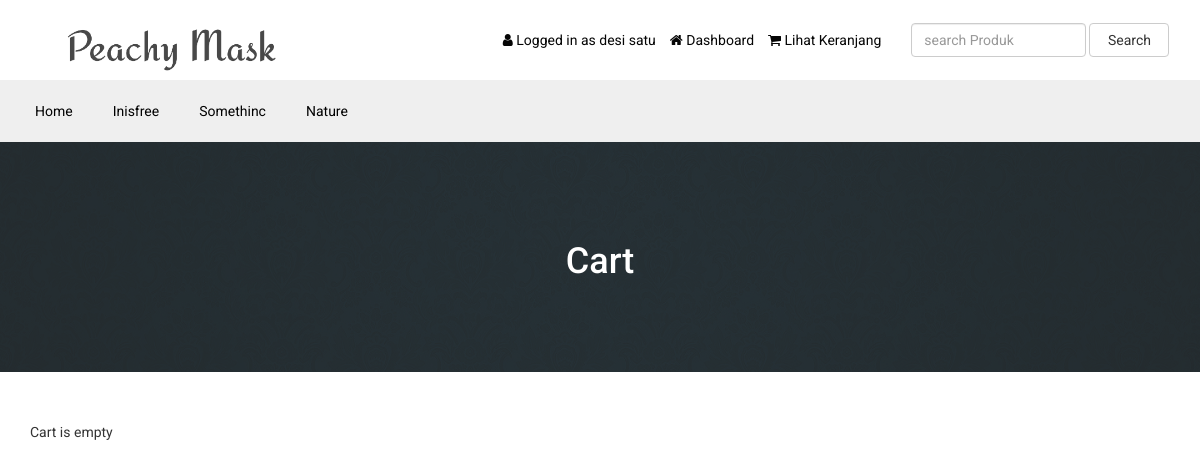
/masker/cart.php (signed in), run on the app's committed database.
### tables this page shows
CREATE TABLE `tbl_settings` (
  `id` int(11) NOT NULL,
  `logo` tinytext NOT NULL,
  `favicon` tinytext NOT NULL,
  `footer_about` text NOT NULL,
  `footer_copyright` text NOT NULL,
  `contact_address` text NOT NULL,
  `contact_email` tinytext NOT NULL,
  `contact_phone` tinytext NOT NULL,
  `contact_fax` tinytext NOT NULL,
  `contact_map_iframe` text NOT NULL,
  `receive_email` tinytext NOT NULL,
  `receive_email_subject` tinytext NOT NULL,
  `receive_email_thank_you_message` text NOT NULL,
  `forget_password_message` text NOT NULL,
  `total_recent_post_footer` int(10) NOT NULL,
  `total_popular_post_footer` int(10) NOT NULL,
  `total_recent_post_sidebar` int(11) NOT NULL,
  `total_popular_post_sidebar` int(11) NOT NULL,
  `total_featured_product_home` int(11) NOT NULL,
  `total_latest_product_home` int(11) NOT NULL,
  `total_popular_product_home` int(11) NOT NULL,
  `meta_title_home` text NOT NULL,
  `meta_keyword_home` text NOT NULL,
  `meta_description_home` text NOT NULL,
  `banner_login` tinytext NOT NULL,
  `banner_registration` tinytext NOT NULL,
  `banner_forget_password` tinytext NOT NULL,
  `banner_reset_password` tinytext NOT NULL,
  `banner_search` tinytext NOT NULL,
  `banner_cart` tinytext NOT NULL,
  `banner_checkout` tinytext NOT NULL,
  `banner_product_category` tinytext NOT NULL,
  `banner_blog` tinytext NOT NULL,
  `cta_title` tinytext NOT NULL,
  `cta_content` text NOT NULL,
  `cta_read_more_text` tinytext NOT NULL,
  `cta_read_more_url` tinytext NOT NULL,
  `cta_photo` tinytext NOT NULL,
  `featured_product_title` tinytext NOT NULL,
  `featured_product_subtitle` tinytext NOT NULL,
  `latest_product_title` tinytext NOT NULL,
  `latest_product_subtitle` tinytext NOT NULL,
  `popular_product_title` tinytext NOT NULL,
  `popular_product_subtitle` tinytext NOT NULL,
  `testimonial_title` tinytext NOT NULL,
  `testimonial_subtitle` tinytext NOT NULL,
  `testimonial_photo` tinytext NOT NULL,
  `blog_title` tinytext NOT NULL,
  `blog_subtitle` tinytext NOT NULL,
  `newsletter_text` text NOT NULL,
  `paypal_email` tinytext NOT NULL,
  `stripe_public_key` tinytext NOT NULL,
  `stripe_secret_key` tinytext NOT NULL,
  `bank_detail` text NOT NULL,
  `before_head` text NOT NULL,
  `before_body` text NOT NULL,
  `home_service_on_off` int(11) NOT NULL,
  `home_welcome_on_off` int(11) NOT NULL,
  `home_featured_product_on_off` int(11) NOT NULL,
  `home_latest_product_on_off` int(11) NOT NULL,
  `home_popular_product_on_off` int(11) NOT NULL,
  `home_testimonial_on_off` int(11) NOT NULL,
  `home_blog_on_off` int(11) NOT NULL,
  `newsletter_on_off` int(11) NOT NULL,
  `ads_above_welcome_on_off` int(1) NOT NULL,
  `ads_above_featured_product_on_off` int(1) NOT NULL,
  `ads_above_latest_product_on_off` int(1) NOT NULL,
  `ads_above_popular_product_on_off` int(1) NOT NULL,
  `ads_above_testimonial_on_off` int(1) NOT NULL,
  `ads_category_sidebar_on_off` int(1) NOT NULL
);

CREATE TABLE `tbl_top_category` (
  `tcat_id` int(11) NOT NULL,
  `tcat_name` tinytext NOT NULL,
  `show_on_menu` int(1) NOT NULL
);

### masker/cart.php (the view, shortened to what this page needs)
<?php require_once('header.php'); ?>
<?php
$statement = $pdo->prepare("SELECT * FROM tbl_settings WHERE id=1");
$statement->execute();
$result = $statement->fetchAll(PDO::FETCH_ASSOC);
foreach ($result as $row) {
    $banner_cart = $row['banner_cart'];
}
?>
<div class="page-banner" style="background-image: url(assets/uploads/<?php echo $banner_cart; ?>)">
    <div class="overlay"></div>
    <div class="page-banner-inner">
        <h1><?php echo LANG_VALUE_18; ?></h1>
    </div>
</div>
<div class="page">
	<div class="container">
		<div class="row">
			<div class="col-md-12">
                <?php if(!isset($_SESSION['cart_p_id'])): ?>
                    <?php echo 'Cart is empty'; ?>
                <?php endif; ?>
			</div>
		</div>
	</div>
</div>
<?php require_once('footer.php'); ?>

### masker/header.php (shortened to what this page needs)
<?php
include("admin/inc/config.php");
$statement = $pdo->prepare("SELECT * FROM tbl_settings WHERE id=1");
$statement->execute();
$result = $statement->fetchAll(PDO::FETCH_ASSOC);
foreach ($result as $row)
{
	$logo = $row['logo'];
}
?>
<!DOCTYPE html>
<html lang="en">
<head>
	<link rel="stylesheet" href="assets/css/bootstrap.min.css">
	<link rel="stylesheet" href="assets/css/font-awesome.min.css">
	<link rel="stylesheet" href="assets/css/owl.carousel.min.css">
	<link rel="stylesheet" href="assets/css/owl.theme.default.min.css">
	<link rel="stylesheet" href="assets/css/jquery.bxslider.min.css">
    <link rel="stylesheet" href="assets/css/magnific-popup.css">
    <link rel="stylesheet" href="assets/css/rating.css">
	<link rel="stylesheet" href="assets/css/spacing.css">
	<link rel="stylesheet" href="assets/css/bootstrap-touch-slider.css">
	<link rel="stylesheet" href="assets/css/animate.min.css">
	<link rel="stylesheet" href="assets/css/tree-menu.css">
	<link rel="stylesheet" href="assets/css/select2.min.css">
	<link rel="stylesheet" href="assets/css/main.css">
	<link rel="stylesheet" href="assets/css/responsive.css">
</head>
<body>
<div class="header">
	<div class="container">
		<div class="row inner">
			<div class="col-md-4 logo">
				<a href="index.php"><img src="assets/uploads/<?php echo $logo; ?>" alt="logo image"></a>
			</div>
			<div class="col-md-5 right">
				<ul>
					<?php
					if(isset($_SESSION['customer'])) {
						?>
						<li><i class="fa fa-user"></i> <?php echo LANG_VALUE_13; ?> <?php echo $_SESSION['customer']['cust_name']; ?></li>
						<li><a href="dashboard.php"><i class="fa fa-home"></i> <?php echo LANG_VALUE_89; ?></a></li>
						<?php
					} else {
						?>
						<li><a href="login.php"><i class="fa fa-sign-in"></i> <?php echo LANG_VALUE_9; ?></a></li>
						<li><a href="registration.php"><i class="fa fa-user-plus"></i> <?php echo LANG_VALUE_15; ?></a></li>
						<?php
					}
					?>
					<li><a href="cart.php"><i class="fa fa-shopping-cart"></i> <?php echo LANG_VALUE_19; ?>
					</a></li>
				</ul>
			</div>
			<div class="col-md-3 search-area">
				<form class="navbar-form navbar-left" role="search" action="search-result.php" method="get">
					<div class="form-group">
						<input type="text" class="form-control search-top" placeholder="<?php echo LANG_VALUE_2; ?>" name="search_text">
					</div>
					<button type="submit" class="btn btn-default"><?php echo LANG_VALUE_3; ?></button>
				</form>
			</div>
		</div>
	</div>
</div>
<div class="nav">
	<div class="container">
		<div class="row">
			<div class="col-md-12 pl_0 pr_0">
				<div class="menu-container">
					<div class="menu">
						<ul>
							<li><a href="index.php">Home</a></li>
							<?php
							$statement = $pdo->prepare("SELECT * FROM tbl_top_category WHERE show_on_menu=1");
							$statement->execute();
							$result = $statement->fetchAll(PDO::FETCH_ASSOC);
							foreach ($result as $row) {
								?>
								<li><a href="product-category.php?id=<?php echo $row['tcat_id']; ?>&type=top-category"><?php echo $row['tcat_name']; ?></a>
								</li>
								<?php
							}
							?>
						</ul>
					</div>
				</div>
			</div>
		</div>
	</div>
</div>

### masker/footer.php (shortened to what this page needs)
</body>
</html>

### masker/assets/css/main.css (style rules this page uses)
* { margin: 0; padding: 0; }
body { font-family: 'Roboto', sans-serif; font-size: 14px; }
h1, h2, h3, h4, h5, h6 { font-family: 'Roboto', sans-serif; }
a { text-decoration: none; }
.header { width: 100%; height: auto; background: #fff; }
.header .inner { height: auto; display: table; }
.header .logo { float: none; display: table-cell; vertical-align: middle; }
.header .logo img { max-width: 100%; height: 80px; }
.header .navbar-form .form-control { width: 300px; }
.header .search-area { float: none; display: table-cell; vertical-align: middle; }
.header .search-area .form-group { width: calc(100% - 84px); }
.header .search-area button { width: 80px; }
.header .search-area form { width: 100%; }
.header .right { float: none; display: table-cell; vertical-align: middle; padding-right: 0; }
.header .right ul { float: right; margin-bottom: 0; }
.header .right ul li { list-style-type: none; float: left; margin-left: 14px; color: #050505; }
.header .right ul li a { color: #050505; }
.header .navbar-form .search-top { width: 100%; }
.nav { background: #EFEFEF; }
.menu-container { width: 100%; margin: 0 auto; background: #EFEFEF; }
.menu-dropdown-icon:before { content: "\f067"; font-family: "FontAwesome"; display: none; cursor: pointer; float: right; padding: 1.5em 2em; background: #fff; color: #333; }
.menu > ul { margin: 0 auto; width: 100%; list-style: none; padding: 0; position: relative; box-sizing: border-box; }
.menu > ul:before, .menu > ul:after { content: ""; display: table; }
.menu > ul:after { clear: both; }
.menu > ul > li { float: left; padding: 0; margin: 0; }
.menu > ul > li a { text-decoration: none; padding: 1.5em 20px; display: block; color: rgb(0, 0, 0); }
.page-banner { width: 100%; height: auto; background-repeat: no-repeat; background-position: center center; -webkit-background-size: cover; background-size: cover; position: relative; padding-top: 80px; padding-bottom: 80px; overflow: hidden; }
.page-banner .overlay { position: absolute; left: 0; top: 0; width: 100%; height: 100%; opacity: 0.7; background: #333; }
.page-banner h1 { color: #fff; text-align: center; z-index: 999; position: relative; }
.page { width: 100%; height: auto; padding-top: 50px; padding-bottom: 50px; }

### masker/assets/css/responsive.css (style rules this page uses)
@media only screen and (min-width: 992px) { .header .inner { width: 100%; } }
@media only screen and (min-width: 992px) { .header .search-area { padding-right: 0; } }
@media only screen and (min-width: 992px) { .header .search-area form { padding-right: 0; } }
@media only screen and (min-width: 992px) { .header .container { padding-right: 0; } }

### data on the page
tbl_settings: logo (picture), banner_cart (picture)
tbl_top_category: tcat_name "Inisfree"
tbl_top_category: tcat_name "Somethinc"
tbl_top_category: tcat_name "Nature"

### other printed values
LANG_VALUE_13 "Logged in as"
$_SESSION['customer']['cust_name'] "desi satu"
LANG_VALUE_89 "Dashboard"
LANG_VALUE_19 "Lihat Keranjang"
LANG_VALUE_3 "Search"
LANG_VALUE_18 "Cart"
